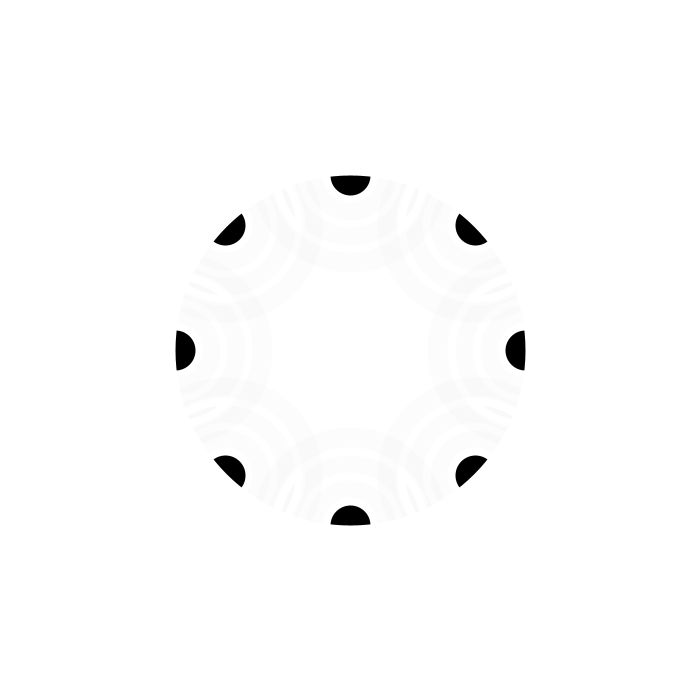
Frame 1 (no input)
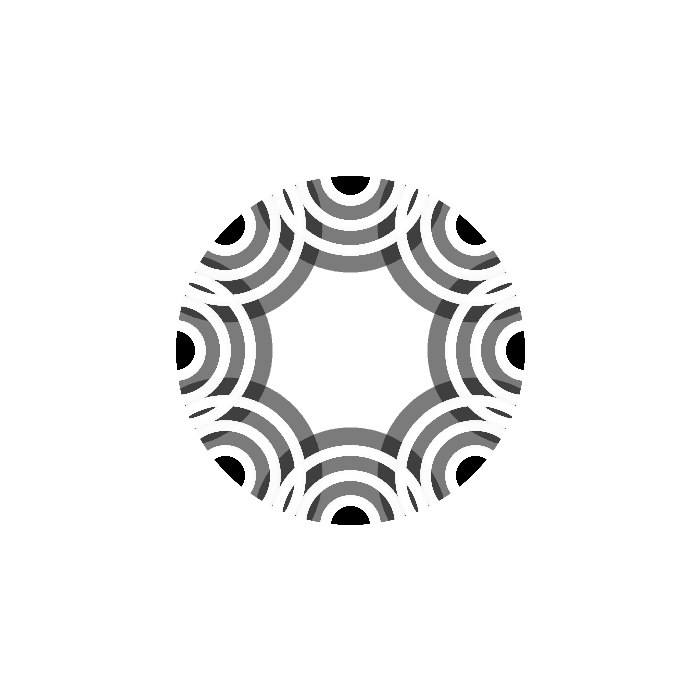
Frame 60 (the mouse pressed at the canvas centre just before this capture)
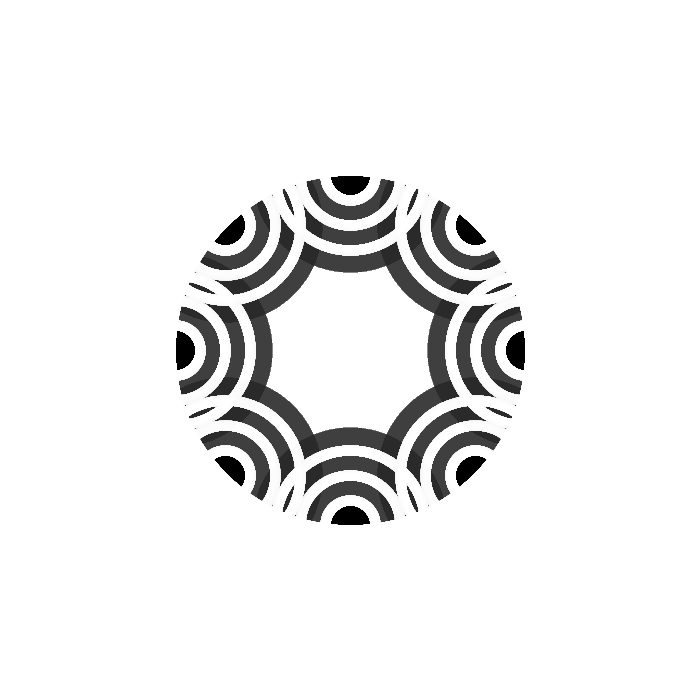
Frame 120 (the mouse held since frame 60 and released just before this capture)

The Processing sketch that drew these frames (run headless with seeded random() and noise(); from frame 60 on, the mouse is pressed at the canvas centre):

// Processing sketch: processing_168371
// ── processing_168371.pde

void setup ()
{
  size (700,700);
  background (255);
  smooth();
  ellipseMode(CENTER);
  
  
//kleine
noStroke();
fill(0);

ellipse(175,350,50,50);
ellipse(525,350,50,50);
ellipse(350,175,50,50);
ellipse(350,525,50,50);
ellipse(225,225,50,50);
ellipse(475,225,50,50);
ellipse(475,475,50,50);
ellipse(225,475,50,50);

}

void draw()
{
  
  pushMatrix();


  strokeWeight (10);
  stroke (255);
  noFill();
  
 
  
ellipse(175,350,50,50);
ellipse(525,350,50,50);
ellipse(350,175,50,50);
ellipse(350,525,50,50);
ellipse(225,225,50,50);
ellipse(475,225,50,50);
ellipse(475,475,50,50);
ellipse(225,475,50,50);
  
  popMatrix();
  
  pushMatrix();
  
    strokeWeight (20);
  stroke (0,0,0,3);
  noFill();
  
  ellipse(175,350,75,75);
ellipse(525,350,75,75);
ellipse(350,175,75,75);
ellipse(350,525,75,75);
ellipse(225,225,75,75);
ellipse(475,225,75,75);
ellipse(475,475,75,75);
ellipse(225,475,75,75);

popMatrix();

pushMatrix();
 strokeWeight (10);
  stroke (255);
  noFill();
  
ellipse(175,350,100,100);
ellipse(525,350,100,100);
ellipse(350,175,100,100);
ellipse(350,525,100,100);
ellipse(225,225,100,100);
ellipse(475,225,100,100);
ellipse(475,475,100,100);
ellipse(225,475,100,100);
  
popMatrix();
  
  
  pushMatrix();
 strokeWeight (20);
  stroke (0,0,0,3);
  noFill();
  
ellipse(175,350,125,125);
ellipse(525,350,125,125);
ellipse(350,175,125,125);
ellipse(350,525,125,125);
ellipse(225,225,125,125);
ellipse(475,225,125,125);
ellipse(475,475,125,125);
ellipse(225,475,125,125);
  
popMatrix();

  
  pushMatrix();
 strokeWeight (10);
  stroke (255);
  noFill();
  
ellipse(175,350,150,150);
ellipse(525,350,150,150);
ellipse(350,175,150,150);
ellipse(350,525,150,150);
ellipse(225,225,150,150);
ellipse(475,225,150,150);
ellipse(475,475,150,150);
ellipse(225,475,150,150);
  
popMatrix();
  
    pushMatrix();
 strokeWeight (20);
  stroke (0,0,0,3);
  noFill();
  
ellipse(175,350,175,175);
ellipse(525,350,175,175);
ellipse(350,175,175,175);
ellipse(350,525,175,175);
ellipse(225,225,175,175);
ellipse(475,225,175,175);
ellipse(475,475,175,175);
ellipse(225,475,175,175);
  
popMatrix();
  
  strokeWeight(100);
  stroke(255);
  noFill();
  ellipse(350,350,450,450);
  
}
